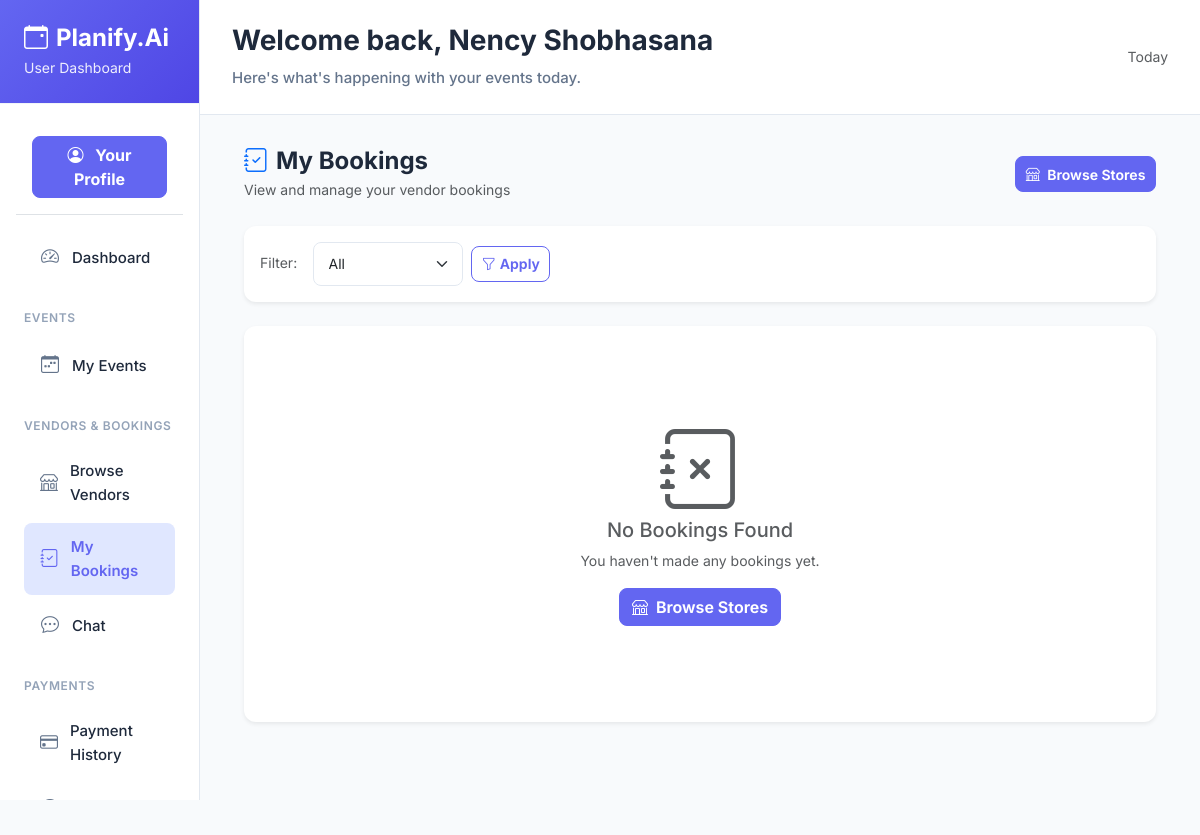
The app's page /user/bookings/ (signed in), older data.
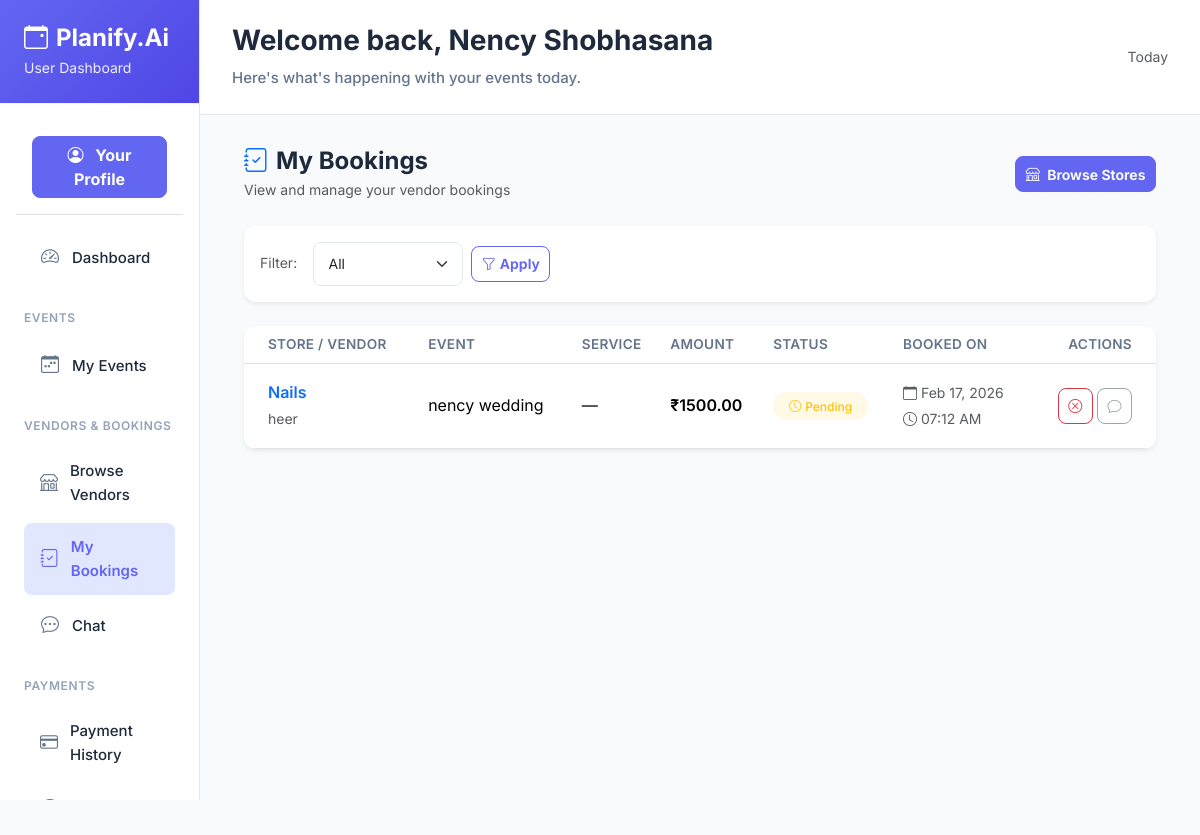
The same page, newer data.
### vendor/models.py (models this page shows, shortened)
class Booking(models.Model):
    STATUS_PENDING = 'pending'
    STATUS_CONFIRMED = 'confirmed'
    STATUS_IN_PROGRESS = 'in_progress'
    STATUS_COMPLETED = 'completed'
    STATUS_CANCELLED = 'cancelled'
    STATUS_CHOICES = [
        (STATUS_PENDING, 'Pending'),
        (STATUS_CONFIRMED, 'Approved'),
        (STATUS_IN_PROGRESS, 'In Progress'),
        (STATUS_COMPLETED, 'Completed'),
        (STATUS_CANCELLED, 'Rejected'),
    ]
    event = models.ForeignKey(Event, on_delete=models.CASCADE, related_name='bookings')
    store = models.ForeignKey(Store, on_delete=models.CASCADE, related_name='bookings')
    service = models.ForeignKey(Service, on_delete=models.SET_NULL, null=True, blank=True, related_name='bookings')
    customer = models.ForeignKey(User, on_delete=models.CASCADE, related_name='customer_bookings')
    vendor = models.ForeignKey(User, on_delete=models.CASCADE, related_name='vendor_bookings')
    amount = models.DecimalField(max_digits=10, decimal_places=2)
    status = models.CharField(max_length=20, choices=STATUS_CHOICES, default=STATUS_PENDING)
    notes = models.TextField(blank=True, null=True)
    created_at = models.DateTimeField(auto_now_add=True)
    updated_at = models.DateTimeField(auto_now=True)
    booking_date = models.DateTimeField(null=True, blank=True)  # When the service will be provided

class Store(models.Model):
    vendor = models.ForeignKey(User, on_delete=models.CASCADE, limit_choices_to={'role__name__iexact': 'vendor'})
    store_name = models.CharField(max_length=200)
    description = models.TextField()
    phone = models.CharField(max_length=20, null=True, blank=True)
    category = models.ForeignKey(category, on_delete=models.CASCADE)
    address = models.TextField()
    city = models.CharField(max_length=100)
    price_start = models.DecimalField(max_digits=10, decimal_places=2)
    profile_image = models.ImageField(upload_to='store_images/', null=True, blank=True)
    created_at = models.DateTimeField(auto_now_add=True)
    updated_at = models.DateTimeField(auto_now=True)
    status = models.BooleanField(default=True)  # active/inactive

### account/models.py (models this page shows, shortened)
class User(models.Model):
    fullname = models.CharField(max_length=255)
    email = models.EmailField(unique=True)
    mobile = models.CharField(max_length=15, unique=True, null=True, blank=True)
    password = models.CharField(max_length=255, blank=True, null=True)
    is_active = models.BooleanField(default=False)   # ✅ added
    email_verified = models.BooleanField(default=False)
    role = models.ForeignKey(Role, on_delete=models.CASCADE)
    business_logo = models.ImageField(upload_to='vendor_logos/', null=True, blank=True)
    created_at = models.DateTimeField(auto_now_add=True)
    updated_at = models.DateTimeField(auto_now=True)

### user/models.py (models this page shows, shortened)
class Event(models.Model):
    STATUS_PENDING = 'pending'
    STATUS_CONFIRMED = 'confirmed'
    STATUS_COMPLETED = 'completed'
    STATUS_CANCELLED = 'cancelled'
    STATUS_CHOICES = [
        (STATUS_PENDING, 'Pending'),
        (STATUS_CONFIRMED, 'Confirmed'),
        (STATUS_COMPLETED, 'Completed'),
        (STATUS_CANCELLED, 'Cancelled'),
    ]
    TYPE_WEDDING = 'wedding'
    TYPE_CONFERENCE = 'conference'
    TYPE_PARTY = 'party'
    TYPE_OTHER = 'other'
    TYPE_CHOICES = [
        (TYPE_WEDDING, 'Wedding'),
        (TYPE_CONFERENCE, 'Conference'),
        (TYPE_PARTY, 'Party'),
        (TYPE_OTHER, 'Other'),
    ]
    owner = models.ForeignKey('account.User', on_delete=models.CASCADE, related_name='events')
    title = models.CharField(max_length=200)
    date = models.DateTimeField()
    event_type = models.CharField(max_length=50, choices=TYPE_CHOICES, default=TYPE_OTHER)
    status = models.CharField(max_length=20, choices=STATUS_CHOICES, default=STATUS_PENDING)
    guests = models.PositiveIntegerField(default=0)
    created_at = models.DateTimeField(auto_now_add=True)

### user/views.py (the view)
    def wrapper(request, *args, **kwargs):
        user_id = request.session.get('user_id')
        if not user_id:
            return redirect('/login/')
        try:
            User.objects.get(id=user_id)
        except User.DoesNotExist:
            request.session.flush()
            return redirect('/login/')
        return view_func(request, *args, **kwargs)

### event/context_processors.py (called while the page is built)
def global_app_info(request):
    return {
        'APP_NAME': 'Planify.Ai',
        'APP_LOGO_TEXT': 'PA',                 # Text logo (initials)
        'APP_LOGO_IMAGE': '/static/images/LOGO.png',   # Image logo (inside static/)
    }

def vendor_stores(request):
    try:
        from vendor.models import Store
        stores = Store.objects.filter(status=True).order_by('store_name')
    except Exception:
        stores = []
    return {
        'all_stores': stores
    }

def unread_counts(request):
    user_id = None
    try:
        user_id = request.session.get('user_id')
    except Exception:
        user_id = None
    unread_notifications = 0
    try:
        if user_id:
            from user.models import Notification
            unread_notifications = Notification.objects.filter(user_id=user_id, is_read=False).count()
    except Exception:
        unread_notifications = 0
    return {
        'unread_notifications': unread_notifications,
    }

### template/user/bookings.html (shortened to what the changed rows need)
{% extends 'user/base.html' %}
{% load static %}
{% block content %}
<div class="container-fluid">
    <div class="card shadow-sm border-0">
        <div class="card-body p-0">
            {% if bookings %}
            <div class="table-responsive">
                <table class="table table-hover align-middle mb-0">
                    <thead class="bg-light">
                        <tr>
                            <th class="ps-4">Store / Vendor</th>
                            <th>Event</th>
                            <th>Service</th>
                            <th>Amount</th>
                            <th>Status</th>
                            <th>Booked On</th>
                            <th class="text-end pe-4">Actions</th>
                        </tr>
                    </thead>
                    <tbody>
                        {% for booking in bookings %}
                        <tr>
                            <td class="ps-4">
                                <div class="fw-semibold">
                                    <a href="{% url 'user:store_detail' booking.store.id %}" class="text-decoration-none">
                                        {{ booking.store.store_name }}
                                    </a>
                                </div>
                                <small class="text-muted">{{ booking.vendor.fullname }}</small>
                            </td>
                            <td>{{ booking.event.title }}</td>
                            <td>{% if booking.service %}{{ booking.service.name }}{% else %}—{% endif %}</td>
                            <td><span class="fw-semibold">₹{{ booking.amount }}</span></td>
                            <td>
                                {% if booking.status == 'pending' %}
                                <span class="badge bg-warning bg-opacity-10 text-warning px-3 py-2">
                                    <i class="bi bi-clock me-1"></i>Pending
                                </span>
                                {% elif booking.status == 'confirmed' %}
                                <span class="badge bg-success bg-opacity-10 text-success px-3 py-2">
                                    <i class="bi bi-check-circle me-1"></i>Confirmed
                                </span>
                                {% elif booking.status == 'in_progress' %}
                                <span class="badge bg-info bg-opacity-10 text-info px-3 py-2">
                                    <i class="bi bi-gear me-1"></i>In Progress
                                </span>
                                {% elif booking.status == 'completed' %}
                                <span class="badge bg-primary bg-opacity-10 text-primary px-3 py-2">
                                    <i class="bi bi-star me-1"></i>Completed
                                </span>
                                {% elif booking.status == 'cancelled' %}
                                <span class="badge bg-danger bg-opacity-10 text-danger px-3 py-2">
                                    <i class="bi bi-x-circle me-1"></i>Cancelled
                                </span>
                                {% else %}
                                <span class="badge bg-secondary bg-opacity-10 text-secondary px-3 py-2">
                                    {{ booking.status }}
                                </span>
                                {% endif %}
                            </td>
                            <td>
                                <small class="text-muted">
                                    <i class="bi bi-calendar me-1"></i>{{ booking.created_at|date:"M d, Y" }}
                                    <br><i class="bi bi-clock me-1"></i>{{ booking.created_at|date:"h:i A" }}
                                </small>
                            </td>
                            <td class="text-end pe-4">
                                <div class="d-flex gap-1 justify-content-end">
                                    {% if booking.status == 'pending' %}
                                    <form method="post" action="{% url 'user:user_bookings' %}" class="d-inline" onsubmit="return confirm('Are you sure you want to cancel this booking?');">
                                        <button type="submit" class="btn btn-sm btn-outline-danger" title="Cancel Booking">
                                            <i class="bi bi-x-circle"></i>
                                        </button>
                                    </form>
                                    {% endif %}
                                    {% if booking.status == 'confirmed' or booking.status == 'in_progress' or booking.status == 'completed' %}
                                    <a href="{% url 'user:start_chat' booking.store.id %}" class="btn btn-sm btn-outline-success" title="Chat with Vendor">
                                        <i class="bi bi-chat"></i>
                                    </a>
                                    {% else %}
                                    <button type="button" class="btn btn-sm btn-outline-secondary" title="Chat available after approval" disabled>
                                        <i class="bi bi-chat"></i>
                                    </button>
                                    {% endif %}
                                </div>
                            </td>
                        </tr>
                        {% endfor %}
                    </tbody>
                </table>
            </div>
            {% else %}
            <div class="text-center py-5">
                <div class="empty-state">
                    <i class="bi bi-journal-x display-1 text-muted mb-3"></i>
                    <h5 class="text-muted">No Bookings Found</h5>
                    <p class="text-muted small mb-3">You haven't made any bookings yet.</p>
                    <a href="{% url 'user:stores_list' %}" class="btn btn-primary">
                        <i class="bi bi-shop me-2"></i>Browse Stores
                    </a>
                </div>
            </div>
            {% endif %}
        </div>
    </div>
</div>
<link rel="stylesheet" href="https://cdn.jsdelivr.net/npm/bootstrap-icons@1.11.3/font/bootstrap-icons.min.css">
{% endblock %}

Row changes from the older to the newer data that the page shows:
added Booking: store.store_name "Nails", vendor.fullname "heer", event "nency wedding", amount "1500.00", status "pending" (drawn), created_at "Feb 17, 2026", created_at "07:12 AM"
Text that changed along with them:
text no longer shown: "No Bookings Found You haven't made any bookings yet. Browse Stores"
text now shown: "STORE / VENDOR EVENT SERVICE AMOUNT STATUS BOOKED ON ACTIONS"
